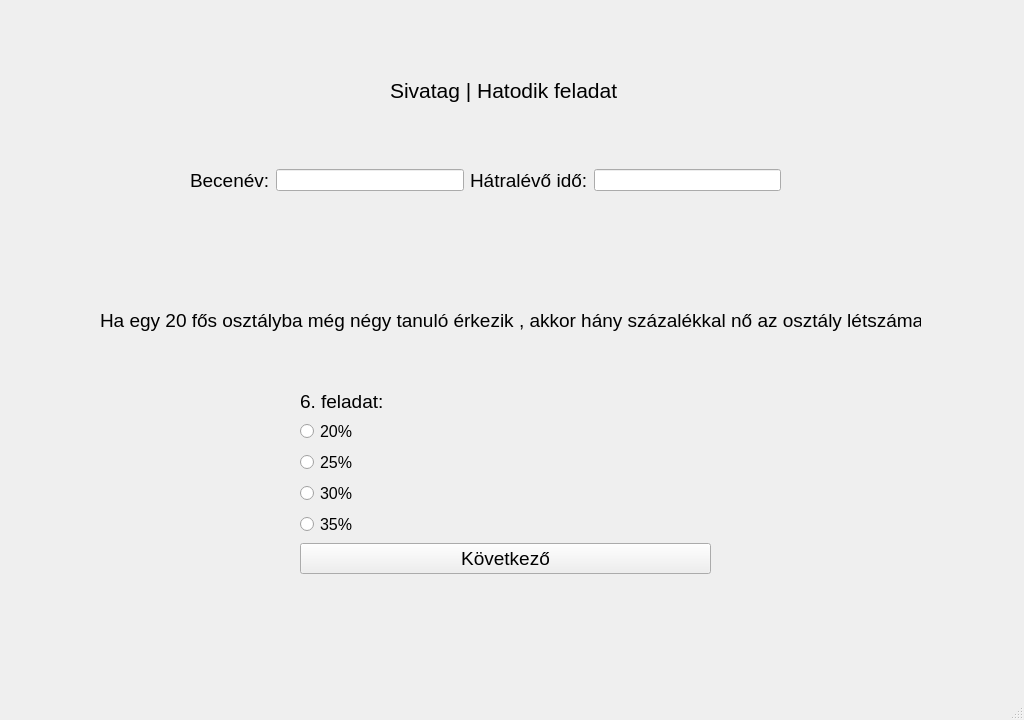
<?xml version="1.0" encoding="UTF-8"?>
<ui version="4.0">
 <class>ques1</class>
 <widget class="QMainWindow" name="ques1">
  <property name="geometry">
   <rect>
    <x>0</x>
    <y>0</y>
    <width>1024</width>
    <height>720</height>
   </rect>
  </property>
  <property name="windowTitle">
   <string>Játékos matematikai gyakorlóprogram</string>
  </property>
  <widget class="QWidget" name="centralwidget">
   <widget class="QLabel" name="label">
    <property name="geometry">
     <rect>
      <x>0</x>
      <y>-10</y>
      <width>1024</width>
      <height>720</height>
     </rect>
    </property>
    <property name="text">
     <string/>
    </property>
    <property name="pixmap">
     <pixmap>../szakdoga hátterek/28.jpg</pixmap>
    </property>
    <property name="scaledContents">
     <bool>true</bool>
    </property>
   </widget>
   <widget class="QLabel" name="label_4">
    <property name="geometry">
     <rect>
      <x>390</x>
      <y>70</y>
      <width>251</width>
      <height>41</height>
     </rect>
    </property>
    <property name="sizePolicy">
     <sizepolicy hsizetype="Expanding" vsizetype="Preferred">
      <horstretch>0</horstretch>
      <verstretch>0</verstretch>
     </sizepolicy>
    </property>
    <property name="font">
     <font>
      <pointsize>16</pointsize>
     </font>
    </property>
    <property name="cursor">
     <cursorShape>ArrowCursor</cursorShape>
    </property>
    <property name="text">
     <string>Sivatag | Hatodik feladat</string>
    </property>
   </widget>
   <widget class="QWidget" name="horizontalLayoutWidget">
    <property name="geometry">
     <rect>
      <x>190</x>
      <y>140</y>
      <width>591</width>
      <height>81</height>
     </rect>
    </property>
    <layout class="QHBoxLayout" name="horizontalLayout">
     <item>
      <widget class="QLabel" name="label_2">
       <property name="font">
        <font>
         <pointsize>14</pointsize>
        </font>
       </property>
       <property name="text">
        <string>Becenév:</string>
       </property>
      </widget>
     </item>
     <item>
      <widget class="QLineEdit" name="T1">
       <property name="sizePolicy">
        <sizepolicy hsizetype="Expanding" vsizetype="Fixed">
         <horstretch>0</horstretch>
         <verstretch>0</verstretch>
        </sizepolicy>
       </property>
      </widget>
     </item>
     <item>
      <widget class="QLabel" name="label_3">
       <property name="font">
        <font>
         <pointsize>14</pointsize>
        </font>
       </property>
       <property name="text">
        <string>Hátralévő idő:</string>
       </property>
      </widget>
     </item>
     <item>
      <widget class="QLineEdit" name="T2">
       <property name="sizePolicy">
        <sizepolicy hsizetype="Expanding" vsizetype="Fixed">
         <horstretch>0</horstretch>
         <verstretch>0</verstretch>
        </sizepolicy>
       </property>
      </widget>
     </item>
    </layout>
   </widget>
   <widget class="QWidget" name="formLayoutWidget">
    <property name="geometry">
     <rect>
      <x>300</x>
      <y>390</y>
      <width>411</width>
      <height>251</height>
     </rect>
    </property>
    <layout class="QFormLayout" name="formLayout">
     <property name="labelAlignment">
      <set>Qt::AlignLeading|Qt::AlignLeft|Qt::AlignTop</set>
     </property>
     <item row="1" column="0">
      <widget class="QLabel" name="label_5">
       <property name="font">
        <font>
         <pointsize>14</pointsize>
        </font>
       </property>
       <property name="text">
        <string>6. feladat:</string>
       </property>
      </widget>
     </item>
     <item row="2" column="0">
      <widget class="QRadioButton" name="R1">
       <property name="font">
        <font>
         <pointsize>12</pointsize>
        </font>
       </property>
       <property name="text">
        <string>20%</string>
       </property>
      </widget>
     </item>
     <item row="3" column="0">
      <widget class="QRadioButton" name="R2">
       <property name="font">
        <font>
         <pointsize>12</pointsize>
        </font>
       </property>
       <property name="text">
        <string>25%</string>
       </property>
      </widget>
     </item>
     <item row="4" column="0">
      <widget class="QRadioButton" name="R3">
       <property name="font">
        <font>
         <pointsize>12</pointsize>
        </font>
       </property>
       <property name="text">
        <string>30%</string>
       </property>
      </widget>
     </item>
     <item row="6" column="0" colspan="2">
      <widget class="QPushButton" name="B1">
       <property name="font">
        <font>
         <pointsize>14</pointsize>
        </font>
       </property>
       <property name="text">
        <string>Következő</string>
       </property>
      </widget>
     </item>
     <item row="5" column="0">
      <widget class="QRadioButton" name="R4">
       <property name="font">
        <font>
         <pointsize>12</pointsize>
        </font>
       </property>
       <property name="text">
        <string>35%</string>
       </property>
      </widget>
     </item>
    </layout>
   </widget>
   <widget class="QLabel" name="label_6">
    <property name="geometry">
     <rect>
      <x>100</x>
      <y>280</y>
      <width>821</width>
      <height>81</height>
     </rect>
    </property>
    <property name="font">
     <font>
      <pointsize>14</pointsize>
     </font>
    </property>
    <property name="text">
     <string>Ha egy 20 fős osztályba még négy tanuló érkezik , akkor hány százalékkal nő az osztály létszáma?</string>
    </property>
    <property name="scaledContents">
     <bool>true</bool>
    </property>
   </widget>
  </widget>
  <widget class="QMenuBar" name="menubar">
   <property name="geometry">
    <rect>
     <x>0</x>
     <y>0</y>
     <width>1024</width>
     <height>21</height>
    </rect>
   </property>
  </widget>
  <widget class="QStatusBar" name="statusbar"/>
 </widget>
 <resources/>
 <connections/>
</ui>
